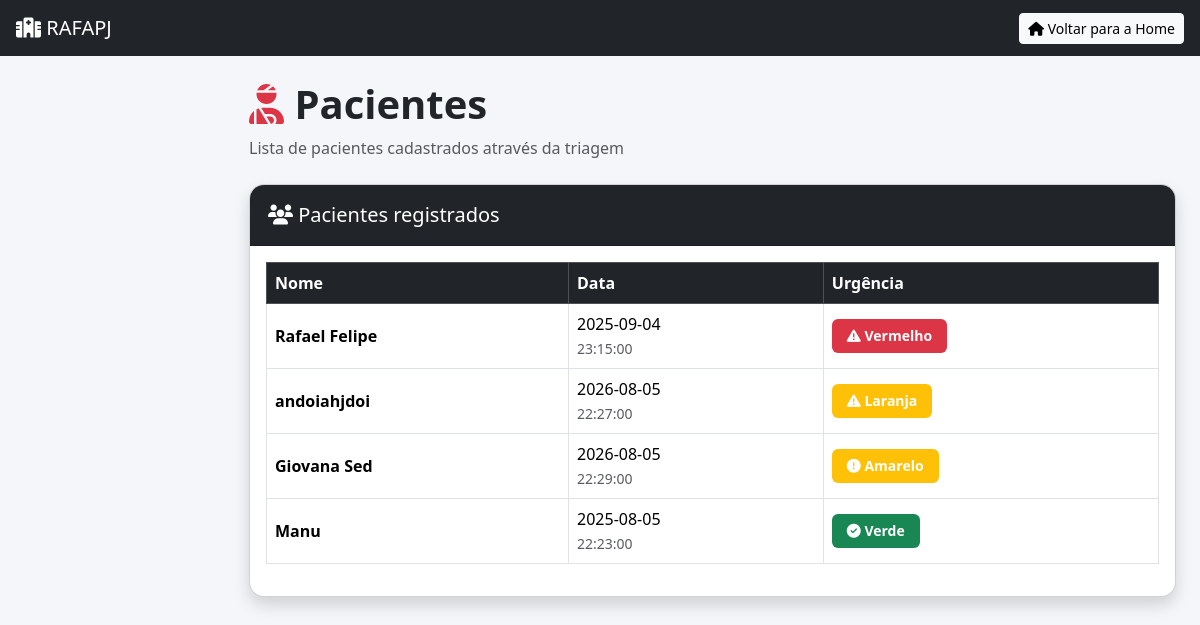
The app's page /RafaPj/fila.php, older data.
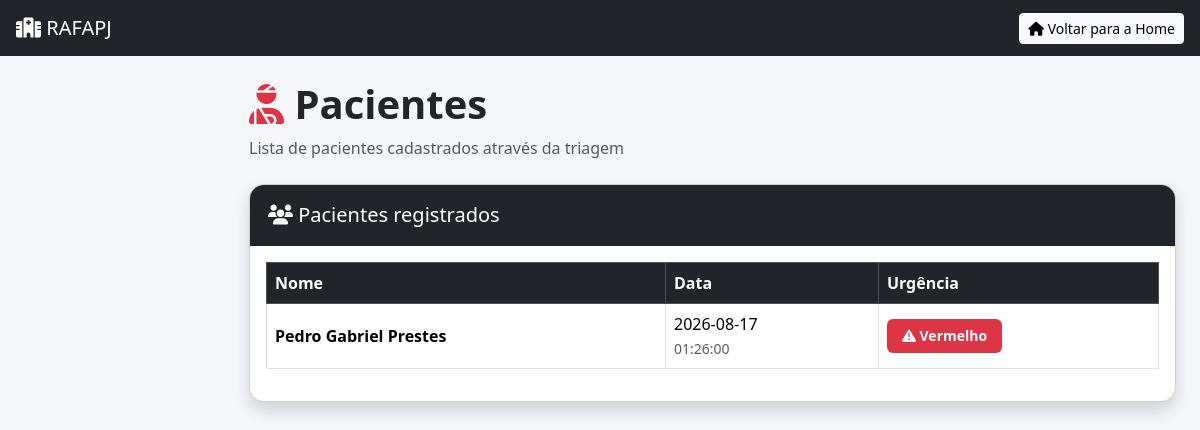
The same page, newer data.
### tables this page shows
CREATE TABLE `pacientes` (
  `id` int(11) NOT NULL,
  `nome` varchar(100) NOT NULL,
  `data_nascimento` date DEFAULT NULL,
  `hora_triagem` time DEFAULT NULL,
  `historico` text DEFAULT NULL,
  `medicamentos` text DEFAULT NULL,
  `alergias` text DEFAULT NULL,
  `pressao` varchar(20) DEFAULT NULL,
  `temperatura` varchar(10) DEFAULT NULL,
  `frequencia` int(11) DEFAULT NULL,
  `saturacao` varchar(10) DEFAULT NULL,
  `dor` int(11) DEFAULT NULL,
  `risco` varchar(20) DEFAULT NULL,
  `criado_em` timestamp NULL DEFAULT current_timestamp(),
  `data_triagem` date DEFAULT NULL,
  `queixa_principal` text DEFAULT NULL,
  `sintomas` text DEFAULT NULL,
  `exibir` tinyint(1) NOT NULL DEFAULT 1,
  `gestante` tinyint(1) DEFAULT 0,
  `imunossuprimido` tinyint(1) DEFAULT 0,
  `cronico` tinyint(1) DEFAULT 0,
  `consciencia` varchar(20) DEFAULT 'normal',
  `hemorragia` tinyint(1) DEFAULT 0,
  `trauma` tinyint(1) DEFAULT 0
);

### RafaPj/fila.php (the view, shortened to what this page needs)
<?php
include "conexao.php";
$sql = "
    SELECT *
    FROM pacientes
    WHERE exibir = 1
    ORDER BY
        CASE risco
            WHEN 'Vermelho' THEN 1
            WHEN 'Laranja' THEN 2
            WHEN 'Amarelo' THEN 3
            WHEN 'Verde' THEN 4
            WHEN 'Azul' THEN 5
            ELSE 6
        END ASC,
        id DESC
";
$resultado = $conn->query($sql);
?>
<!DOCTYPE html>
<html lang="pt-BR">
<head>
    <link
        href="css/styles.css"
        rel="stylesheet"
    >
    <link
        href="https://cdn.jsdelivr.net/npm/bootstrap@5.3.3/dist/css/bootstrap.min.css"
        rel="stylesheet"
    >
    <link
        href="https://cdnjs.cloudflare.com/ajax/libs/font-awesome/6.5.1/css/all.min.css"
        rel="stylesheet"
    >
</head>
<body class="sb-nav-fixed">
    <nav class="sb-topnav navbar navbar-expand navbar-dark bg-dark">
        <a
            class="navbar-brand ps-3"
            href="home.php"
        >
            <i class="fas fa-hospital"></i>
            RAFAPJ
        </a>
        <div class="ms-auto me-3">
            <a
                href="home_pacientes.php"
                class="btn btn-light btn-sm"
            >
                <i class="fas fa-home"></i>
                Voltar para a Home
            </a>
        </div>
    </nav>
    <div id="layoutSidenav">
        <div id="layoutSidenav_content">
            <main>
                <div class="container-fluid px-4">
                    <div class="mt-4 mb-4">
                        <h1 class="titulo">
                            <i class="fas fa-user-injured text-danger"></i>
                            Pacientes
                        </h1>
                        <p class="text-muted">
                            Lista de pacientes cadastrados através da triagem
                        </p>
                    </div>
                    <div class="card shadow mb-4">
                        <div class="card-header bg-dark text-white">
                            <h5 class="mb-0">
                                <i class="fas fa-users"></i>
                                Pacientes registrados
                            </h5>
                        </div>
                        <div class="card-body">
                            <?php if ($resultado && $resultado->num_rows > 0): ?>
                                <div class="table-responsive">
                                    <table class="table table-hover table-bordered">
                                        <thead class="table-dark">
                                            <tr>
                                                <th>
                                                    Nome
                                                </th>
                                                <th>
                                                    Data
                                                </th>
                                                <th>
                                                    Urgência
                                                </th>
                                            </tr>
                                        </thead>
                                        <tbody>
                                            <?php while ($p = $resultado->fetch_assoc()): ?>
                                                <tr>
                                                    <td>
                                                        <strong>
                                                            <?= htmlspecialchars(
                                                                $p['nome'],
                                                                ENT_QUOTES,
                                                                'UTF-8'
                                                            ) ?>
                                                        </strong>
                                                    </td>
                                                    <td>
                                                        <?= htmlspecialchars(
                                                            $p['data_triagem'],
                                                            ENT_QUOTES,
                                                            'UTF-8'
                                                        ) ?>
                                                        <br>
                                                        <small class="text-muted">
                                                            <?= htmlspecialchars(
                                                                $p['hora_triagem'],
                                                                ENT_QUOTES,
                                                                'UTF-8'
                                                            ) ?>
                                                        </small>
                                                    </td>
                                                    <td>
                                                        <?php
                                                        switch ($p['risco']) {
                                                            case "Vermelho":
                                                                $cor = "danger";
                                                                $icone = "fa-triangle-exclamation";
                                                                break;
                                                            case "Laranja":
                                                                $cor = "warning";
                                                                $icone = "fa-triangle-exclamation";
                                                                break;
                                                            case "Amarelo":
                                                                $cor = "warning";
                                                                $icone = "fa-circle-exclamation";
                                                                break;
                                                            case "Verde":
                                                                $cor = "success";
                                                                $icone = "fa-circle-check";
                                                                break;
                                                        }
                                                        ?>
                                                        <span class="badge bg-<?= $cor ?>">
                                                            <i class="fas <?= $icone ?>"></i>
                                                            <?= htmlspecialchars(
                                                                $p['risco'],
                                                                ENT_QUOTES,
                                                                'UTF-8'
                                                            ) ?>
                                                        </span>
                                                    </td>
                                                </tr>
                                            <?php endwhile; ?>
                                        </tbody>
                                    </table>
                                </div>
                            <?php endif; ?>
                        </div>
                    </div>
                </div>
            </main>
        </div>
    </div>
</body>
</html>

### RafaPj/fila.php (style rules this page uses)
body { background: #f4f6f9; }
.card { border-radius: 15px; overflow: hidden; }
.card-header { padding: 18px; }
.table { vertical-align: middle; }
.badge { padding: 10px 15px; font-size: 14px; }
.titulo { font-weight: 700; }

Row changes from the older to the newer data that the page shows:
removed pacientes: nome "andoiahjdoi", data_triagem "2026-08-05", hora_triagem "22:27:00", risco "Laranja"
removed pacientes: nome "Giovana Sed", data_triagem "2026-08-05", hora_triagem "22:29:00", risco "Amarelo"
removed pacientes: nome "Manu", data_triagem "2025-08-05", hora_triagem "22:23:00", risco "Verde"
changed pacientes "Vermelho": nome "Rafael Felipe" → "Pedro Gabriel Prestes"; data_triagem "2025-09-04" → "2026-08-17"; hora_triagem "23:15:00" → "01:26:00"
